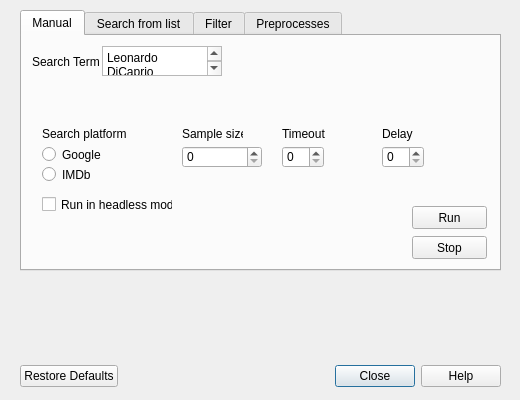
<?xml version="1.0" encoding="UTF-8"?>
<ui version="4.0">
 <class>Dialog</class>
 <widget class="QDialog" name="Dialog">
  <property name="geometry">
   <rect>
    <x>0</x>
    <y>0</y>
    <width>520</width>
    <height>400</height>
   </rect>
  </property>
  <property name="windowTitle">
   <string>WebScrapper 1.1</string>
  </property>
  <widget class="QDialogButtonBox" name="bottom_buttons">
   <property name="geometry">
    <rect>
     <x>20</x>
     <y>360</y>
     <width>481</width>
     <height>32</height>
    </rect>
   </property>
   <property name="orientation">
    <enum>Qt::Horizontal</enum>
   </property>
   <property name="standardButtons">
    <set>QDialogButtonBox::Close|QDialogButtonBox::Help|QDialogButtonBox::RestoreDefaults</set>
   </property>
   <property name="centerButtons">
    <bool>false</bool>
   </property>
  </widget>
  <widget class="QTabWidget" name="tabWidget">
   <property name="geometry">
    <rect>
     <x>20</x>
     <y>10</y>
     <width>481</width>
     <height>261</height>
    </rect>
   </property>
   <property name="currentIndex">
    <number>0</number>
   </property>
   <widget class="QWidget" name="manual">
    <attribute name="title">
     <string>Manual</string>
    </attribute>
    <widget class="QPlainTextEdit" name="manual_search_term">
     <property name="geometry">
      <rect>
       <x>80</x>
       <y>10</y>
       <width>120</width>
       <height>30</height>
      </rect>
     </property>
     <property name="plainText">
      <string>Leonardo DiCaprio</string>
     </property>
    </widget>
    <widget class="QLabel" name="label_7">
     <property name="geometry">
      <rect>
       <x>10</x>
       <y>10</y>
       <width>71</width>
       <height>31</height>
      </rect>
     </property>
     <property name="text">
      <string>Search Term</string>
     </property>
    </widget>
    <widget class="QCheckBox" name="headless_2">
     <property name="geometry">
      <rect>
       <x>20</x>
       <y>160</y>
       <width>131</width>
       <height>17</height>
      </rect>
     </property>
     <property name="text">
      <string>Run in headless mode</string>
     </property>
    </widget>
    <widget class="QLabel" name="label_9">
     <property name="geometry">
      <rect>
       <x>20</x>
       <y>90</y>
       <width>91</width>
       <height>16</height>
      </rect>
     </property>
     <property name="text">
      <string>Search platform</string>
     </property>
    </widget>
    <widget class="QRadioButton" name="google_2">
     <property name="geometry">
      <rect>
       <x>20</x>
       <y>110</y>
       <width>82</width>
       <height>17</height>
      </rect>
     </property>
     <property name="text">
      <string>Google</string>
     </property>
    </widget>
    <widget class="QRadioButton" name="imdb_2">
     <property name="geometry">
      <rect>
       <x>20</x>
       <y>130</y>
       <width>82</width>
       <height>17</height>
      </rect>
     </property>
     <property name="text">
      <string>IMDb</string>
     </property>
    </widget>
    <widget class="QSpinBox" name="sample_size_manual">
     <property name="geometry">
      <rect>
       <x>160</x>
       <y>110</y>
       <width>80</width>
       <height>22</height>
      </rect>
     </property>
    </widget>
    <widget class="QLabel" name="label_10">
     <property name="geometry">
      <rect>
       <x>160</x>
       <y>90</y>
       <width>61</width>
       <height>16</height>
      </rect>
     </property>
     <property name="text">
      <string>Sample size</string>
     </property>
    </widget>
    <widget class="QLabel" name="label_11">
     <property name="geometry">
      <rect>
       <x>260</x>
       <y>90</y>
       <width>61</width>
       <height>16</height>
      </rect>
     </property>
     <property name="text">
      <string>Timeout</string>
     </property>
    </widget>
    <widget class="QLabel" name="label_12">
     <property name="geometry">
      <rect>
       <x>360</x>
       <y>90</y>
       <width>61</width>
       <height>16</height>
      </rect>
     </property>
     <property name="text">
      <string>Delay</string>
     </property>
    </widget>
    <widget class="QSpinBox" name="delay_2">
     <property name="geometry">
      <rect>
       <x>360</x>
       <y>110</y>
       <width>42</width>
       <height>22</height>
      </rect>
     </property>
    </widget>
    <widget class="QSpinBox" name="timeout_2">
     <property name="geometry">
      <rect>
       <x>260</x>
       <y>110</y>
       <width>42</width>
       <height>22</height>
      </rect>
     </property>
    </widget>
    <widget class="QPushButton" name="run_manual_search">
     <property name="geometry">
      <rect>
       <x>390</x>
       <y>170</y>
       <width>75</width>
       <height>23</height>
      </rect>
     </property>
     <property name="text">
      <string>Run</string>
     </property>
    </widget>
    <widget class="QPushButton" name="stop_manual_search">
     <property name="geometry">
      <rect>
       <x>390</x>
       <y>200</y>
       <width>75</width>
       <height>23</height>
      </rect>
     </property>
     <property name="text">
      <string>Stop</string>
     </property>
    </widget>
   </widget>
   <widget class="QWidget" name="listsearch">
    <attribute name="title">
     <string>Search from list</string>
    </attribute>
    <widget class="QSpinBox" name="list_len">
     <property name="geometry">
      <rect>
       <x>80</x>
       <y>60</y>
       <width>80</width>
       <height>22</height>
      </rect>
     </property>
     <property name="minimumSize">
      <size>
       <width>0</width>
       <height>0</height>
      </size>
     </property>
     <property name="autoFillBackground">
      <bool>false</bool>
     </property>
    </widget>
    <widget class="QLabel" name="label_8">
     <property name="geometry">
      <rect>
       <x>20</x>
       <y>60</y>
       <width>61</width>
       <height>21</height>
      </rect>
     </property>
     <property name="text">
      <string>List length</string>
     </property>
    </widget>
    <widget class="QPushButton" name="pushButton">
     <property name="geometry">
      <rect>
       <x>20</x>
       <y>20</y>
       <width>75</width>
       <height>23</height>
      </rect>
     </property>
     <property name="text">
      <string>Generate list</string>
     </property>
    </widget>
    <widget class="QPushButton" name="pushButton_4">
     <property name="geometry">
      <rect>
       <x>250</x>
       <y>20</y>
       <width>75</width>
       <height>23</height>
      </rect>
     </property>
     <property name="text">
      <string>Custom list</string>
     </property>
    </widget>
    <widget class="QCheckBox" name="headless">
     <property name="geometry">
      <rect>
       <x>20</x>
       <y>160</y>
       <width>131</width>
       <height>17</height>
      </rect>
     </property>
     <property name="text">
      <string>Run in headless mode</string>
     </property>
    </widget>
    <widget class="QLabel" name="label">
     <property name="geometry">
      <rect>
       <x>20</x>
       <y>90</y>
       <width>91</width>
       <height>16</height>
      </rect>
     </property>
     <property name="text">
      <string>Search platform</string>
     </property>
    </widget>
    <widget class="QRadioButton" name="google">
     <property name="geometry">
      <rect>
       <x>20</x>
       <y>110</y>
       <width>82</width>
       <height>17</height>
      </rect>
     </property>
     <property name="text">
      <string>Google</string>
     </property>
    </widget>
    <widget class="QRadioButton" name="imdb">
     <property name="geometry">
      <rect>
       <x>20</x>
       <y>130</y>
       <width>82</width>
       <height>17</height>
      </rect>
     </property>
     <property name="text">
      <string>IMDb</string>
     </property>
    </widget>
    <widget class="QLabel" name="label_2">
     <property name="geometry">
      <rect>
       <x>160</x>
       <y>90</y>
       <width>61</width>
       <height>16</height>
      </rect>
     </property>
     <property name="text">
      <string>Sample size</string>
     </property>
    </widget>
    <widget class="QSpinBox" name="sample_size_list">
     <property name="geometry">
      <rect>
       <x>160</x>
       <y>110</y>
       <width>80</width>
       <height>22</height>
      </rect>
     </property>
    </widget>
    <widget class="QSpinBox" name="timeout">
     <property name="geometry">
      <rect>
       <x>260</x>
       <y>110</y>
       <width>42</width>
       <height>22</height>
      </rect>
     </property>
    </widget>
    <widget class="QLabel" name="label_3">
     <property name="geometry">
      <rect>
       <x>260</x>
       <y>90</y>
       <width>61</width>
       <height>16</height>
      </rect>
     </property>
     <property name="text">
      <string>Timeout</string>
     </property>
    </widget>
    <widget class="QLabel" name="label_4">
     <property name="geometry">
      <rect>
       <x>360</x>
       <y>90</y>
       <width>61</width>
       <height>16</height>
      </rect>
     </property>
     <property name="text">
      <string>Delay</string>
     </property>
    </widget>
    <widget class="QSpinBox" name="delay">
     <property name="geometry">
      <rect>
       <x>360</x>
       <y>110</y>
       <width>42</width>
       <height>22</height>
      </rect>
     </property>
    </widget>
    <widget class="QPushButton" name="run_list_search">
     <property name="geometry">
      <rect>
       <x>390</x>
       <y>170</y>
       <width>75</width>
       <height>23</height>
      </rect>
     </property>
     <property name="text">
      <string>Run</string>
     </property>
    </widget>
    <widget class="QPushButton" name="stop_list_search">
     <property name="geometry">
      <rect>
       <x>390</x>
       <y>200</y>
       <width>75</width>
       <height>23</height>
      </rect>
     </property>
     <property name="text">
      <string>Stop</string>
     </property>
    </widget>
   </widget>
   <widget class="QWidget" name="filter">
    <attribute name="title">
     <string>Filter</string>
    </attribute>
    <widget class="QPushButton" name="run_filter">
     <property name="geometry">
      <rect>
       <x>390</x>
       <y>170</y>
       <width>75</width>
       <height>23</height>
      </rect>
     </property>
     <property name="text">
      <string>Run</string>
     </property>
    </widget>
    <widget class="QPushButton" name="stop_filter">
     <property name="geometry">
      <rect>
       <x>390</x>
       <y>200</y>
       <width>75</width>
       <height>23</height>
      </rect>
     </property>
     <property name="text">
      <string>Stop</string>
     </property>
    </widget>
   </widget>
   <widget class="QWidget" name="preprocesses">
    <attribute name="title">
     <string>Preprocesses</string>
    </attribute>
    <widget class="QSpinBox" name="height">
     <property name="geometry">
      <rect>
       <x>110</x>
       <y>30</y>
       <width>80</width>
       <height>22</height>
      </rect>
     </property>
    </widget>
    <widget class="QSpinBox" name="width">
     <property name="geometry">
      <rect>
       <x>10</x>
       <y>30</y>
       <width>80</width>
       <height>22</height>
      </rect>
     </property>
    </widget>
    <widget class="QLabel" name="label_5">
     <property name="geometry">
      <rect>
       <x>10</x>
       <y>10</y>
       <width>61</width>
       <height>16</height>
      </rect>
     </property>
     <property name="text">
      <string>Width</string>
     </property>
    </widget>
    <widget class="QLabel" name="label_6">
     <property name="geometry">
      <rect>
       <x>110</x>
       <y>10</y>
       <width>61</width>
       <height>16</height>
      </rect>
     </property>
     <property name="text">
      <string>Height</string>
     </property>
    </widget>
    <widget class="QCheckBox" name="grayscale">
     <property name="geometry">
      <rect>
       <x>10</x>
       <y>80</y>
       <width>131</width>
       <height>17</height>
      </rect>
     </property>
     <property name="text">
      <string>Grayscale</string>
     </property>
    </widget>
    <widget class="QCheckBox" name="zip">
     <property name="geometry">
      <rect>
       <x>10</x>
       <y>100</y>
       <width>161</width>
       <height>17</height>
      </rect>
     </property>
     <property name="text">
      <string>Generate zipfile when done</string>
     </property>
    </widget>
    <widget class="QPushButton" name="run_prep">
     <property name="geometry">
      <rect>
       <x>390</x>
       <y>170</y>
       <width>75</width>
       <height>23</height>
      </rect>
     </property>
     <property name="text">
      <string>Run</string>
     </property>
    </widget>
    <widget class="QPushButton" name="stop_preproc">
     <property name="geometry">
      <rect>
       <x>390</x>
       <y>200</y>
       <width>75</width>
       <height>23</height>
      </rect>
     </property>
     <property name="text">
      <string>Stop</string>
     </property>
    </widget>
   </widget>
  </widget>
 </widget>
 <resources/>
 <connections>
  <connection>
   <sender>bottom_buttons</sender>
   <signal>accepted()</signal>
   <receiver>Dialog</receiver>
   <slot>accept()</slot>
   <hints>
    <hint type="sourcelabel">
     <x>248</x>
     <y>254</y>
    </hint>
    <hint type="destinationlabel">
     <x>157</x>
     <y>274</y>
    </hint>
   </hints>
  </connection>
  <connection>
   <sender>bottom_buttons</sender>
   <signal>rejected()</signal>
   <receiver>Dialog</receiver>
   <slot>reject()</slot>
   <hints>
    <hint type="sourcelabel">
     <x>316</x>
     <y>260</y>
    </hint>
    <hint type="destinationlabel">
     <x>286</x>
     <y>274</y>
    </hint>
   </hints>
  </connection>
 </connections>
</ui>
